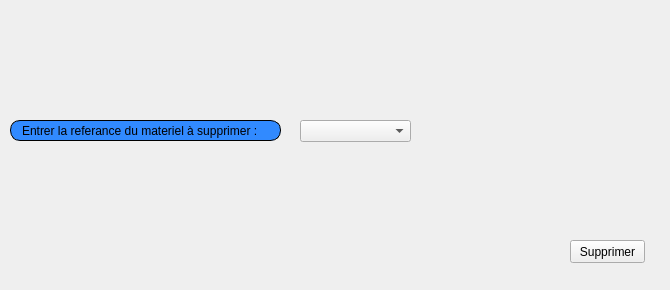
     <widget class="QWidget" name="tab_18">
      <attribute name="title">
       <string>supprimer</string>
      </attribute>
      <widget class="QLabel" name="label_18">
       <property name="geometry">
        <rect>
         <x>10</x>
         <y>120</y>
         <width>271</width>
         <height>21</height>
        </rect>
       </property>
       <property name="styleSheet">
        <string notr="true">border: 1px solid black;
border-radius: 10px;
padding: 0 8px;
background: #318aff;
font: bold, &quot;Arial&quot;;;
text-align:center;</string>
       </property>
       <property name="text">
        <string>Entrer la referance du materiel à supprimer :</string>
       </property>
      </widget>
      <widget class="QPushButton" name="supprimer_mat_maintenace1">
       <property name="geometry">
        <rect>
         <x>570</x>
         <y>240</y>
         <width>75</width>
         <height>23</height>
        </rect>
       </property>
       <property name="styleSheet">
        <string notr="true">#supprimer_mat_maintenace1{
font: bold, &quot;Arial&quot;;;     background-color: qlineargradient(x1: 0, y1: 0, x2: 0, y2: 1,
                                       stop: 0 #dadbde, stop: 1 #f6f7fa);
}
#supprimer_mat_maintenace1:pressed {
font: bold, &quot;Arial&quot;;;     background-color: qlineargradient(x1: 0, y1: 0, x2: 0, y2: 1,
                                       stop: 0 #dadbde, stop: 1 #fff07b);}</string>
       </property>
       <property name="text">
        <string>Supprimer</string>
       </property>
       <property name="icon">
        <iconset resource="../gestion_materiaux_logistech/ressource.qrc">
         <normaloff>:/img/PP.png</normaloff>:/img/PP.png</iconset>
       </property>
      </widget>
      <widget class="QComboBox" name="referance_mat_maint_supprimer_combobox_1">
       <property name="geometry">
        <rect>
         <x>300</x>
         <y>120</y>
         <width>111</width>
         <height>22</height>
        </rect>
       </property>
       <property name="currentIndex">
        <number>-1</number>
       </property>
      </widget>
      <widget class="QLabel" name="label_43">
       <property name="geometry">
        <rect>
         <x>0</x>
         <y>0</y>
         <width>661</width>
         <height>281</height>
        </rect>
       </property>
       <property name="text">
        <string/>
       </property>
       <property name="pixmap">
        <pixmap>:/images/img/imf.jpg</pixmap>
       </property>
      </widget>
      <widget class="QLabel" name="label_113">
       <property name="geometry">
        <rect>
         <x>-4</x>
         <y>-1</y>
         <width>661</width>
         <height>281</height>
        </rect>
       </property>
       <property name="text">
        <string/>
       </property>
       <property name="pixmap">
        <pixmap resource="../gestion_materiaux_logistech/ressource.qrc">:/img/imf.jpg</pixmap>
       </property>
      </widget>
      <zorder>label_113</zorder>
      <zorder>label_43</zorder>
      <zorder>label_18</zorder>
      <zorder>supprimer_mat_maintenace1</zorder>
      <zorder>referance_mat_maint_supprimer_combobox_1</zorder>
     </widget>
